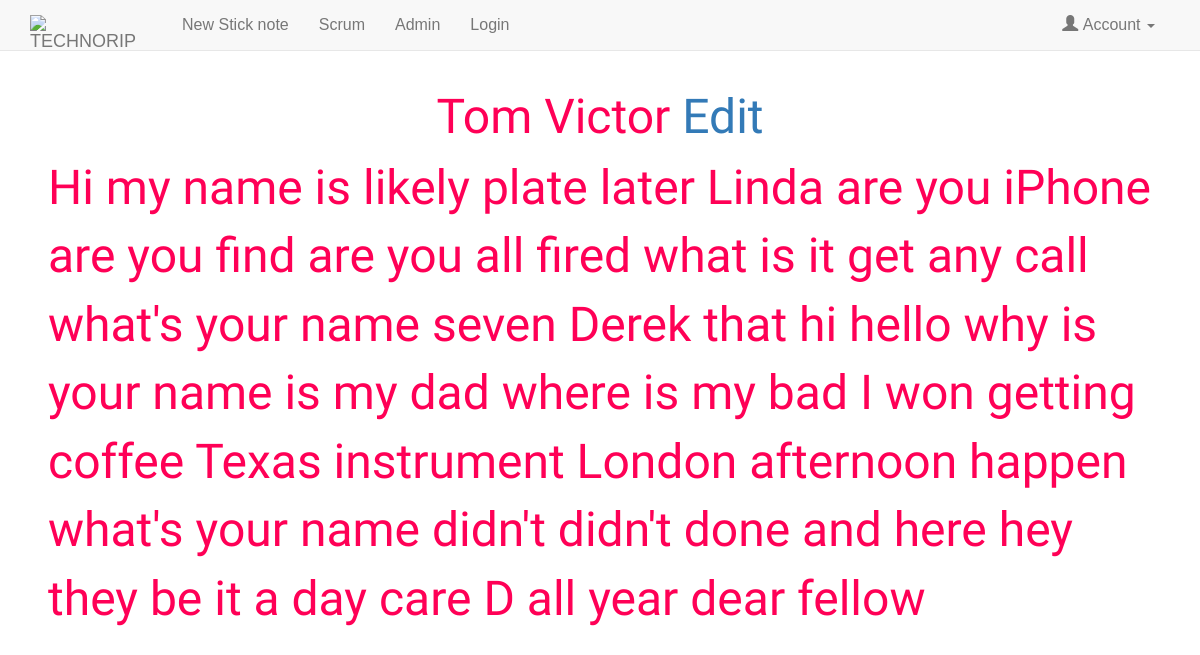
The app's page /notes/19/ with its own data.
### mysite/models.py (models this page shows, shortened)
class notes(models.Model):
    title = models.CharField(max_length=100)
    content = models.TextField()
    author = models.ForeignKey('auth.User')
    published_date = models.DateTimeField(default=timezone.now())
    last_update_date = models.DateField(default=timezone.now())
    draft_staus = models.BooleanField()

### mysite/views.py (the view)
# urls.py: url(r'^notes/(?P<id>\d+)/$', views.note_detail, name='detail'),
def note_detail(request,id = None):
    current_note = get_object_or_404(notes,id=id)
    return render(request,'single-note.html',{'this_note':current_note})

### templates/single-note.html (shortened to what this page needs)
{% extends 'base.html' %}
{% load staticfiles %}
{% block content %}
<br>
    <h2 style="text-align: center">{{ this_note.title }} <a
            href="{% url 'mysite:update' this_note.id %}"><span>   Edit</span></a></h2>
    <p>
        {{ this_note.content }}
    </p>
{% endblock %}

### mysite/static/css/main.css (style rules this page uses)
* { margin:0; padding:0; }
body { font-family:arial,sans-serif; font-size:160%; margin:3em; color:#ff0056; }
.stick h1,h2,p { font-size:300%; font-weight:normal; font-family:"Reenie Beanie",arial,sans-serif; }

### records on screen
notes: title "Tom Victor", content "Hi my name is likely plate later Linda are you iPhone are you find are you all fired what is it get any call what's your name seven Derek that hi hello why is your name is my dad where is my bad I won getting coffee Texas instrument London afternoon happen what's your name didn't didn't done and here hey they be it a day care D all year dear fellow"
